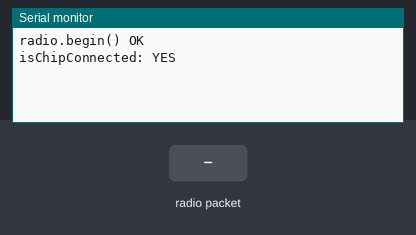
Recording of a program running on a simulated Arduino Uno, built with avr-gcc and run on an emulated ATmega328P. Shown: the last lines printed to the serial monitor. Inputs (shaded band) come from the test bench. No radio packets arrive unless stated.

Above: at 1.2 s.
1.3 s: radio packet "1" arrives
At 2.5 s:
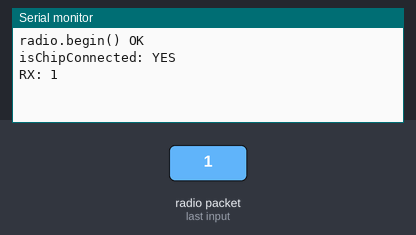
2.8 s: radio packet "0" arrives
At 3.9 s:
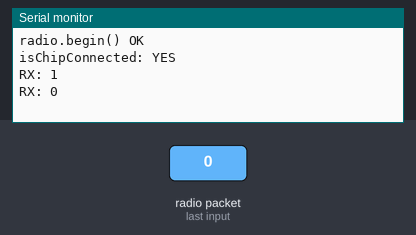
4.3 s: radio packet "2" arrives
At 5.1 s:
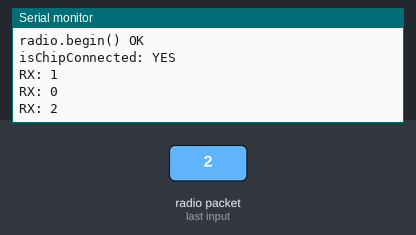

Measured:
- after the input at 1.3 s, the serial monitor: prints a new line at once (image 1)
- after the input at 2.8 s, the serial monitor: prints a new line at once (image 2)
- after the input at 4.3 s, the serial monitor: prints a new line at once (image 3)

The program:

main.cpp
```cpp
#include <SPI.h>
#include <RF24.h>

RF24 radio(9, 10);
const byte address[6] = "00001";

void setup() {
  Serial.begin(115200);
  pinMode(10, OUTPUT); // держим SPI в master
  if (!radio.begin()) Serial.println("radio.begin() FAIL");
  else Serial.println("radio.begin() OK");

  // Диагностика соединения по SPI
  Serial.print("isChipConnected: ");
  Serial.println(radio.isChipConnected() ? "YES" : "NO");

  radio.setChannel(76);
  radio.setDataRate(RF24_250KBPS);
  radio.setPALevel(RF24_PA_LOW);   // начни с LOW/ MIN
  radio.setRetries(5, 15);
  radio.openReadingPipe(0, (const uint8_t*)"00001");
  radio.startListening();

  radio.printDetails(); // посмотри регистры
}

void loop() {
  if (radio.available()) {
    char buf[32] = {0};
    radio.read(buf, sizeof(buf));
    Serial.print("RX: ");
    Serial.println(buf);
  }
}
```
